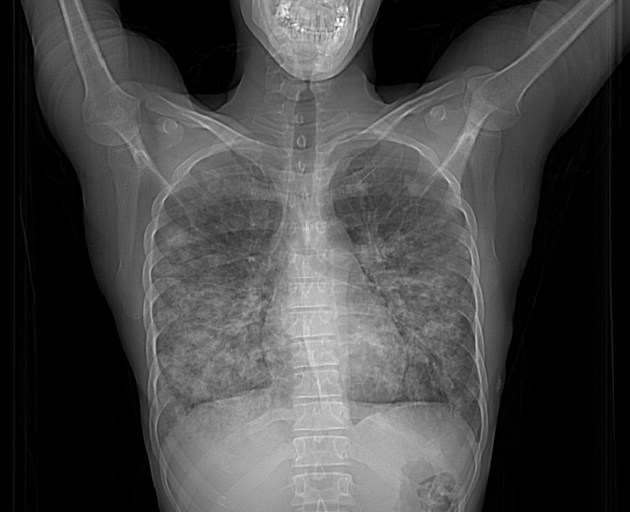
#> input picture Test.jpeg, 630 x 512 px; its folder holds only this picture in this run
$ python -i IMGP.py   (imports and definitions only)   (older library calls are emulated)
#> lines starting #> are read from the running program, lines starting #| are printed output that depends on the picture
#> further down, picture is the input picture: shape (512, 630, 3); min 0, max 255, mean 70.5
import cv2
import numpy as np
import tkinter as tk
from tkinter import filedialog
from PIL import ImageTk, Image

# Image enhancement functions
def histogram_equalization(img):
    return cv2.equalizeHist(img)

def clahe(img):
    clahe = cv2.createCLAHE(clipLimit=2.0, tileGridSize=(8, 8))
    return clahe.apply(img)


# [12 lines left out: function bpdhe, not called in this run]


def agcwd(img, gamma=1, alpha=0.5, beta=0.25):
    # Calculate the image gradient
#> called with gamma = 1, alpha = 0.5, beta = 0.25
    gradient_x = cv2.Sobel(img, cv2.CV_64F, 1, 0, ksize=3)
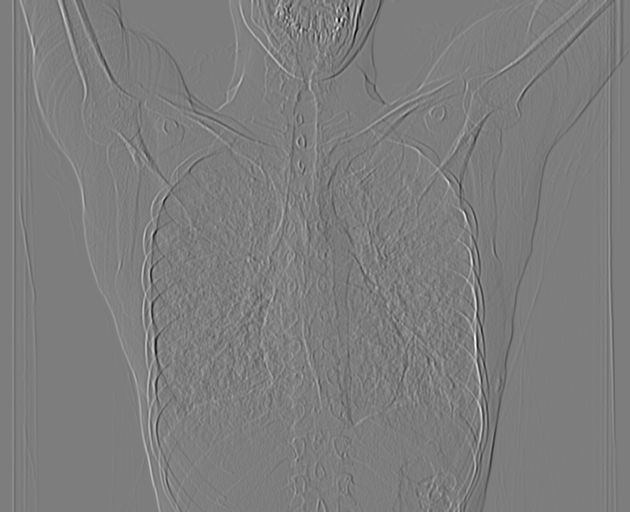
#> gradient_x: shape (512, 630, 3) float64; min -520, max 535, mean 0.1; drawn with min black and max white
    gradient_y = cv2.Sobel(img, cv2.CV_64F, 0, 1, ksize=3)
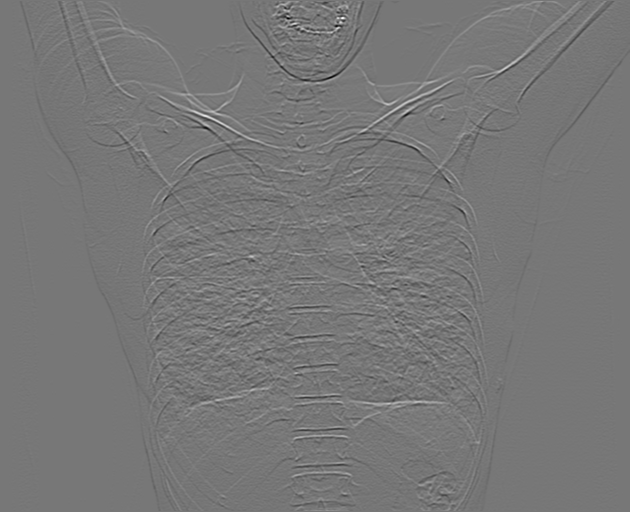
#> gradient_y: shape (512, 630, 3) float64; min -431, max 489, mean 0.2; drawn with min black and max white
    gradient_magnitude = cv2.magnitude(gradient_x, gradient_y)
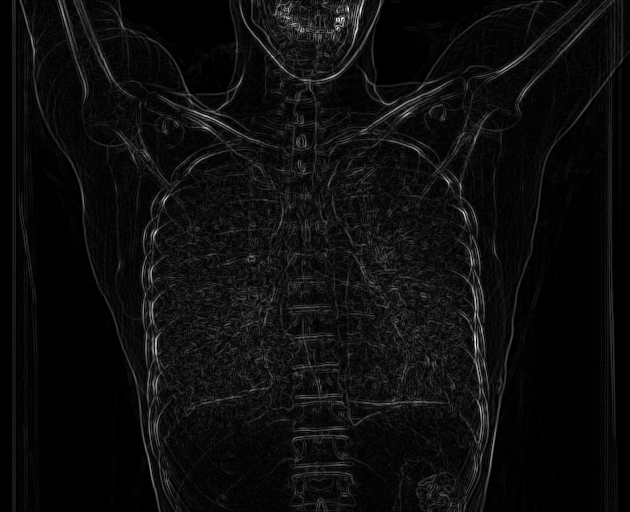
#> gradient_magnitude: shape (512, 630, 3) float64; min 0, max 567.2, mean 29.8; drawn with min black and max white

    # Calculate the adaptive gamma correction weights
    weight = np.power(gradient_magnitude, alpha)
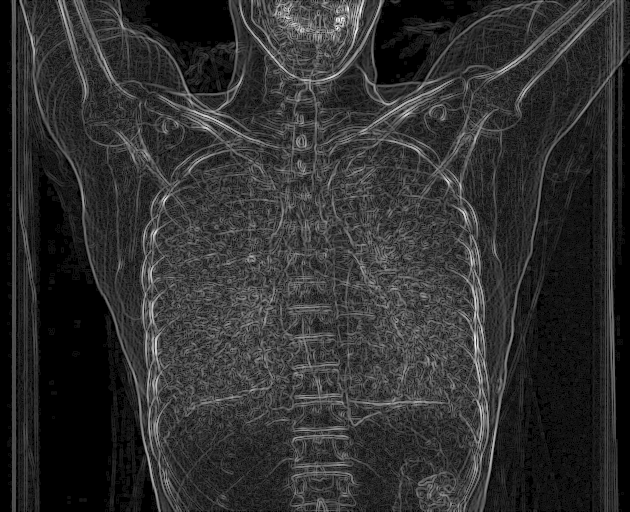
#> weight: shape (512, 630, 3) float64; min 0, max 23.82, mean 4.5; drawn with min black and max white
    weight = cv2.normalize(weight, None, 0, 255, cv2.NORM_MINMAX)
    weight = np.power(weight, beta)
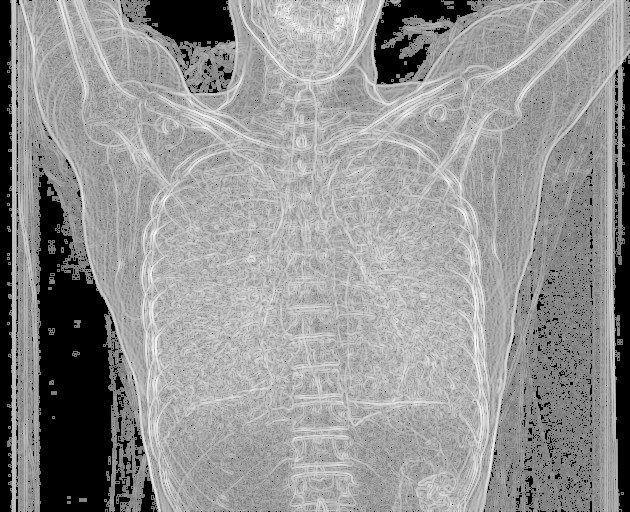
#> weight: shape (512, 630, 3) float64; min 0, max 4, mean 2.31; drawn with min black and max white

    # Apply gamma correction to the input image
    img_gamma = np.power(img / 255.0, gamma)

    # Apply the weighting distribution to the gamma-corrected image
    img_corrected = cv2.multiply(img_gamma, weight)
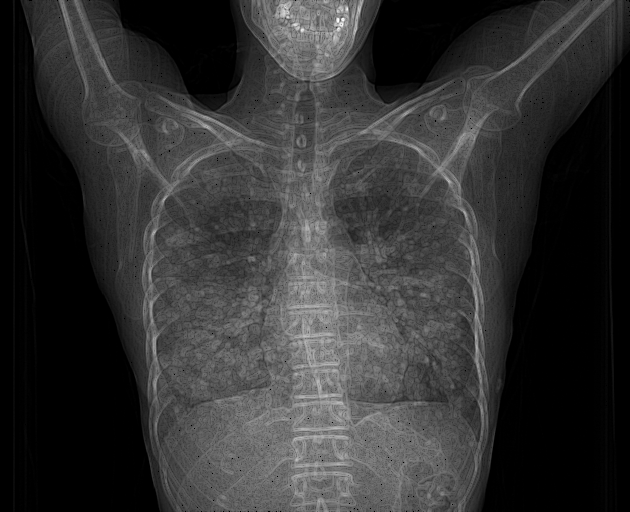
#> img_corrected: shape (512, 630, 3) float64; min 0, max 3.78, mean 0.766; drawn with min black and max white

    # Normalize the corrected image to the range [0, 255]
    img_corrected = cv2.normalize(img_corrected, None, 0, 255, cv2.NORM_MINMAX)
    img_corrected = img_corrected.astype(np.uint8)

    return img_corrected


# [56 lines left out: functions fcce, ecs, not called in this run]

# Fitness function for ECS (example: mean squared error)
def fitness_function(population, img):
    errors = np.mean((population - img) ** 2, axis=(1, 2))
    return -errors

# Levy flight function for generating new solutions
# [48 lines left out: functions levy_flight, upload_image, enhance_image, not called in this run]


# Create the main window
# [2 lines not run here, left out]

# Upload image button
# [1 line that did not run here, left out]
# [1 line not run here, left out]

# Original image display
original_img_gray = None
original_img_tk = None
# [1 line that did not run here, left out]
# [1 line not run here, left out]

# Enhancement method selection
# [1 line that did not run here, left out]
# [1 line not run here, left out]
method_options = ["Histogram Equalization", "CLAHE", "BPDHE", "AGCWD", "FCCE", "ECS"]
# [1 line that did not run here, left out]
# [1 line not run here, left out]

# Apply enhancement button
# [1 line that did not run here, left out]
# [1 line not run here, left out]

# Processed image display
# [1 line that did not run here, left out]
# [1 line not run here, left out]

# [12 lines left out: function display_processed_image, not called in this run]


# Start the GUI main loop
# [1 line not run here, left out]

>>> import cv2
>>> picture = cv2.imread('Test.jpeg')
>>> result = agcwd(picture)
